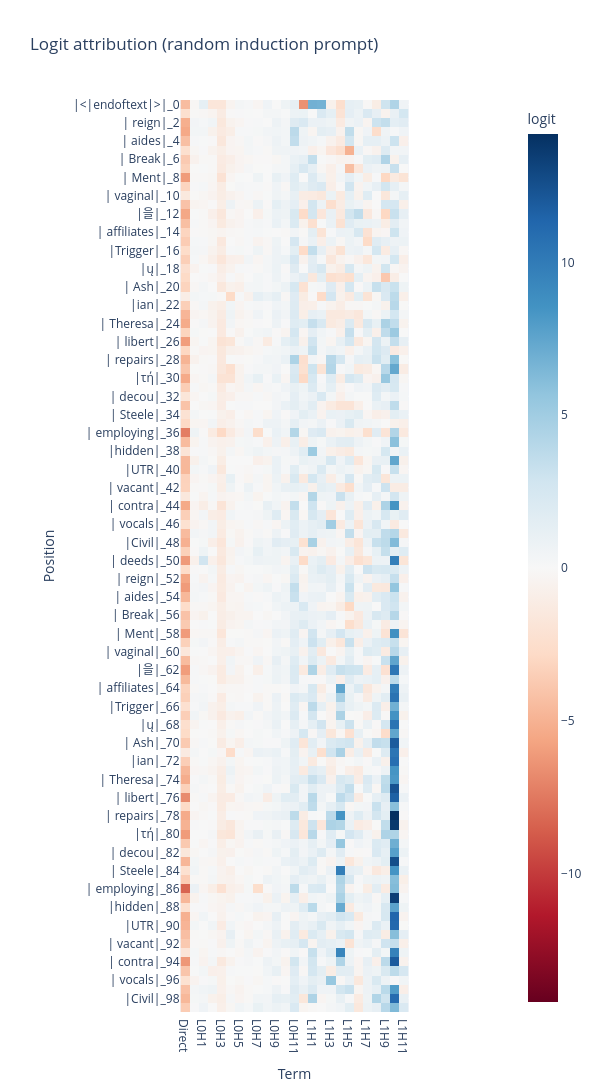

The notebook cell this image was saved under:
### Markdown cell above
### Exercise - interpret logit attribution for the induction heads

> ```yaml
> Difficulty: 🔴🔴🔴⚪⚪
> Importance: 🔵🔵🔵🔵⚪
>
> You shouldn't spend more than 10-15 minutes on this exercise.
> ```

*This exercise just involves calling `logit_attribution` and `plot_logit_attribution` with appropriate arguments - the important part is interpreting the results. Please do look at the solutions if you're stuck on the code; this part isn't important.*

Perform logit attribution for your attention-only model `model`, on the cached activations from the repeated token sequence. What do you expect to see?

### Code cell
seq_len = 50
rep_tokens_1 = generate_repeated_tokens(model, seq_len, batch_size=1)

embed_rep, head_results_rep = get_attn_head_results(model, rep_tokens_1)
l1_results_rep = head_results_rep[0]
l2_results_rep = head_results_rep[1]

logit_attr_rep = logit_attribution(
    embed_rep, l1_results_rep, l2_results_rep, W_U, rep_tokens_1.squeeze()
)
plot_logit_attribution(
    model,
    logit_attr_rep,
    rep_tokens_1.squeeze(),
    title="Logit attribution (random induction prompt)",
)

### Figure 1 — Plotly figure (JSON) as saved in the notebook; plotly's stock layout.template omitted (floating-point values rounded to 4 significant figures; data arrays with more than 128 entries replaced by an {"elided": "..."} marker saying what was removed)
{"data": [{"coloraxis": "coloraxis", "hovertemplate": "Term: %{x}<br>Position: %{y}<br>logit: %{z}<extra></extra>", "name": "0", "type": "heatmap", "x": ["Direct", "L0H0", "L0H1", "L0H2", "L0H3", "L0H4", "L0H5", "L0H6", "L0H7", "L0H8", "L0H9", "L0H10", "L0H11", "L1H0", "L1H1", "L1H2", "L1H3", "L1H4", "L1H5", "L1H6", "L1H7", "L1H8", "L1H9", "L1H10", "L1H11"], "xaxis": "x", "y": ["|<|endoftext|>|_0", "|anguage|_1", "| reign|_2", "|ای|_3", "| aides|_4", "| freight|_5", "| Break|_6", "| compete|_7", "| Ment|_8", "|··|_9", "| vaginal|_10", "| burn|_11", "|을|_12", "|Connell|_13", "| affiliates|_14", "|Back|_15", "|Trigger|_16", "| blade|_17", "|ų|_18", "| emotion|_19", "| Ash|_20", "| rupture|_21", "|ian|_22", "| pickup|_23", "| Theresa|_24", "| creepy|_25", "| libert|_26", "|uclidean|_27", "| repairs|_28", "|ylvan|_29", "|τή|_30", "| playwright|_31", "| decou|_32", "| deliver|_33", "| Steele|_34", "|70|_35", "| employing|_36", "|idopsis|_37", "|hidden|_38", "| Ren|_39", "|UTR|_40", "| morale|_41", "| vacant|_42", "| _(|_43", "| contra|_44", "|ィ|_45", "| vocals|_46", "| reduces|_47", "|Civil|_48", "|ussion|_49", "| deeds|_50", "|anguage|_51", "| reign|_52", "|ای|_53", "| aides|_54", "| freight|_55", "| Break|_56", "| compete|_57", "| Ment|_58", "|··|_59", "| vaginal|_60", "| burn|_61", "|을|_62", "|Connell|_63", "| affiliates|_64", "|Back|_65", "|Trigger|_66", "| blade|_67", "|ų|_68", "| emotion|_69", "| Ash|_70", "| rupture|_71", "|ian|_72", "| pickup|_73", "| Theresa|_74", "| creepy|_75", "| libert|_76", "|uclidean|_77", "| repairs|_78", "|ylvan|_79", "|τή|_80", "| playwright|_81", "| decou|_82", "| deliver|_83", "| Steele|_84", "|70|_85", "| employing|_86", "|idopsis|_87", "|hidden|_88", "| Ren|_89", "|UTR|_90", "| morale|_91", "| vacant|_92", "| _(|_93", "| contra|_94", "|ィ|_95", "| vocals|_96", "| reduces|_97", "|Civil|_98", "|ussion|_99"], "yaxis": "y", "z": {"elided": "100x25 float values"}}], "layout": {"coloraxis": {"cmid": 0, "colorbar": {"title": {"text": "logit"}}, "colorscale": [[0, "rgb(103,0,31)"], [0.1, "rgb(178,24,43)"], [0.2, "rgb(214,96,77)"], [0.3, "rgb(244,165,130)"], [0.4, "rgb(253,219,199)"], [0.5, "rgb(247,247,247)"], [0.6, "rgb(209,229,240)"], [0.7, "rgb(146,197,222)"], [0.8, "rgb(67,147,195)"], [0.9, "rgb(33,102,172)"], [1, "rgb(5,48,97)"]]}, "height": 1630, "title": {"text": "Logit attribution (random induction prompt)"}, "width": 600, "xaxis": {"anchor": "y", "constrain": "domain", "domain": [0, 1], "scaleanchor": "y", "title": {"text": "Term"}}, "yaxis": {"anchor": "x", "autorange": "reversed", "constrain": "domain", "domain": [0, 1], "title": {"text": "Position"}}}}
